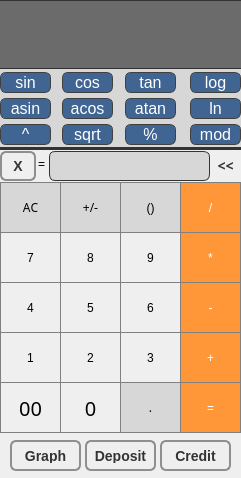
<?xml version="1.0" encoding="UTF-8"?>
<ui version="4.0">
 <class>MainWindow</class>
 <widget class="QMainWindow" name="MainWindow">
  <property name="geometry">
   <rect>
    <x>0</x>
    <y>0</y>
    <width>241</width>
    <height>478</height>
   </rect>
  </property>
  <property name="windowTitle">
   <string>SmartCalc</string>
  </property>
  <widget class="QWidget" name="centralwidget">
   <widget class="QPushButton" name="pushButton_7">
    <property name="geometry">
     <rect>
      <x>0</x>
      <y>232</y>
      <width>61</width>
      <height>51</height>
     </rect>
    </property>
    <property name="styleSheet">
     <string notr="true">QPushButton {
	border: 1px solid gray;
}
QPushButton:pressed {
	background-color: qlineargradient(x1: 0, y1: 0, x2: 0, y2: 1, stop: 0 #dadbde, stop: 1 #f6f7fa);
}</string>
    </property>
    <property name="text">
     <string>7</string>
    </property>
   </widget>
   <widget class="QPushButton" name="pushButton_8">
    <property name="geometry">
     <rect>
      <x>60</x>
      <y>232</y>
      <width>61</width>
      <height>51</height>
     </rect>
    </property>
    <property name="styleSheet">
     <string notr="true">QPushButton {
	border: 1px solid gray;
}
QPushButton:pressed {
	background-color: qlineargradient(x1: 0, y1: 0, x2: 0, y2: 1, stop: 0 #dadbde, stop: 1 #f6f7fa);
}</string>
    </property>
    <property name="text">
     <string>8</string>
    </property>
   </widget>
   <widget class="QPushButton" name="pushButton_9">
    <property name="geometry">
     <rect>
      <x>120</x>
      <y>232</y>
      <width>61</width>
      <height>51</height>
     </rect>
    </property>
    <property name="styleSheet">
     <string notr="true">QPushButton {
	border: 1px solid gray;
}
QPushButton:pressed {
	background-color: qlineargradient(x1: 0, y1: 0, x2: 0, y2: 1, stop: 0 #dadbde, stop: 1 #f6f7fa);
}</string>
    </property>
    <property name="text">
     <string>9</string>
    </property>
   </widget>
   <widget class="QPushButton" name="pushButton_multiply">
    <property name="geometry">
     <rect>
      <x>180</x>
      <y>232</y>
      <width>61</width>
      <height>51</height>
     </rect>
    </property>
    <property name="styleSheet">
     <string notr="true">QPushButton {
	background-color: rgb(255, 151, 57);
	color: white;
	border: 1px solid gray;
}

QPushButton:pressed {
	background-color: qlineargradient(x1: 0, y1: 0, x2: 0, y2: 1, stop: 0 #FF7832, stop: 1 #FF9739);
}</string>
    </property>
    <property name="text">
     <string>*</string>
    </property>
   </widget>
   <widget class="QPushButton" name="pushButton_6">
    <property name="geometry">
     <rect>
      <x>120</x>
      <y>282</y>
      <width>61</width>
      <height>51</height>
     </rect>
    </property>
    <property name="styleSheet">
     <string notr="true">QPushButton {
	border: 1px solid gray;
}
QPushButton:pressed {
	background-color: qlineargradient(x1: 0, y1: 0, x2: 0, y2: 1, stop: 0 #dadbde, stop: 1 #f6f7fa);
}</string>
    </property>
    <property name="text">
     <string>6</string>
    </property>
   </widget>
   <widget class="QPushButton" name="pushButton_minus">
    <property name="geometry">
     <rect>
      <x>180</x>
      <y>282</y>
      <width>61</width>
      <height>51</height>
     </rect>
    </property>
    <property name="styleSheet">
     <string notr="true">QPushButton {
	background-color: rgb(255, 151, 57);
	color: white;
	border: 1px solid gray;
}

QPushButton:pressed {
	background-color: qlineargradient(x1: 0, y1: 0, x2: 0, y2: 1, stop: 0 #FF7832, stop: 1 #FF9739);
}</string>
    </property>
    <property name="text">
     <string>-</string>
    </property>
   </widget>
   <widget class="QPushButton" name="pushButton_4">
    <property name="geometry">
     <rect>
      <x>0</x>
      <y>282</y>
      <width>61</width>
      <height>51</height>
     </rect>
    </property>
    <property name="styleSheet">
     <string notr="true">QPushButton {
	border: 1px solid gray;
}
QPushButton:pressed {
	background-color: qlineargradient(x1: 0, y1: 0, x2: 0, y2: 1, stop: 0 #dadbde, stop: 1 #f6f7fa);
}</string>
    </property>
    <property name="text">
     <string>4</string>
    </property>
   </widget>
   <widget class="QPushButton" name="pushButton_5">
    <property name="geometry">
     <rect>
      <x>60</x>
      <y>282</y>
      <width>61</width>
      <height>51</height>
     </rect>
    </property>
    <property name="styleSheet">
     <string notr="true">QPushButton {
	border: 1px solid gray;
}
QPushButton:pressed {
	background-color: qlineargradient(x1: 0, y1: 0, x2: 0, y2: 1, stop: 0 #dadbde, stop: 1 #f6f7fa);
}</string>
    </property>
    <property name="text">
     <string>5</string>
    </property>
   </widget>
   <widget class="QPushButton" name="pushButton_3">
    <property name="geometry">
     <rect>
      <x>120</x>
      <y>332</y>
      <width>61</width>
      <height>51</height>
     </rect>
    </property>
    <property name="styleSheet">
     <string notr="true">QPushButton {
	border: 1px solid gray;
}
QPushButton:pressed {
	background-color: qlineargradient(x1: 0, y1: 0, x2: 0, y2: 1, stop: 0 #dadbde, stop: 1 #f6f7fa);
}</string>
    </property>
    <property name="text">
     <string>3</string>
    </property>
   </widget>
   <widget class="QPushButton" name="pushButton_plus">
    <property name="geometry">
     <rect>
      <x>180</x>
      <y>332</y>
      <width>61</width>
      <height>51</height>
     </rect>
    </property>
    <property name="styleSheet">
     <string notr="true">QPushButton {
	background-color: rgb(255, 151, 57);
	color: white;
	border: 1px solid gray;
}

QPushButton:pressed {
	background-color: qlineargradient(x1: 0, y1: 0, x2: 0, y2: 1, stop: 0 #FF7832, stop: 1 #FF9739);
}</string>
    </property>
    <property name="text">
     <string>+</string>
    </property>
   </widget>
   <widget class="QPushButton" name="pushButton_1">
    <property name="geometry">
     <rect>
      <x>0</x>
      <y>332</y>
      <width>61</width>
      <height>51</height>
     </rect>
    </property>
    <property name="styleSheet">
     <string notr="true">QPushButton {
	border: 1px solid gray;
}
QPushButton:pressed {
	background-color: qlineargradient(x1: 0, y1: 0, x2: 0, y2: 1, stop: 0 #dadbde, stop: 1 #f6f7fa);
}</string>
    </property>
    <property name="text">
     <string>1</string>
    </property>
   </widget>
   <widget class="QPushButton" name="pushButton_2">
    <property name="geometry">
     <rect>
      <x>60</x>
      <y>332</y>
      <width>61</width>
      <height>51</height>
     </rect>
    </property>
    <property name="styleSheet">
     <string notr="true">QPushButton {
	border: 1px solid gray;
}
QPushButton:pressed {
	background-color: qlineargradient(x1: 0, y1: 0, x2: 0, y2: 1, stop: 0 #dadbde, stop: 1 #f6f7fa);
}</string>
    </property>
    <property name="text">
     <string>2</string>
    </property>
   </widget>
   <widget class="QPushButton" name="pushButton_dot">
    <property name="geometry">
     <rect>
      <x>120</x>
      <y>382</y>
      <width>61</width>
      <height>51</height>
     </rect>
    </property>
    <property name="font">
     <font>
      <family>Academy Engraved LET</family>
     </font>
    </property>
    <property name="styleSheet">
     <string notr="true">QPushButton {
	background-color: rgb(215, 215, 215);
	border: 1px solid gray;
}
QPushButton:pressed {
	background-color: qlineargradient(x1: 0, y1: 0, x2: 0,  y2: 1, stop: 0 #BEBEBE, stop: 1 #D7D7D7);
}</string>
    </property>
    <property name="text">
     <string>.</string>
    </property>
   </widget>
   <widget class="QPushButton" name="pushButton_equal">
    <property name="geometry">
     <rect>
      <x>180</x>
      <y>382</y>
      <width>61</width>
      <height>51</height>
     </rect>
    </property>
    <property name="styleSheet">
     <string notr="true">QPushButton {
	background-color: rgb(255, 151, 57);
	color: white;
	border: 1px solid gray;
}

QPushButton:pressed {
	background-color: qlineargradient(x1: 0, y1: 0, x2: 0, y2: 1, stop: 0 #FF7832, stop: 1 #FF9739);
}</string>
    </property>
    <property name="text">
     <string>=</string>
    </property>
   </widget>
   <widget class="QPushButton" name="pushButton_0">
    <property name="geometry">
     <rect>
      <x>60</x>
      <y>382</y>
      <width>61</width>
      <height>51</height>
     </rect>
    </property>
    <property name="font">
     <font>
      <family>Academy Engraved LET</family>
      <pointsize>15</pointsize>
     </font>
    </property>
    <property name="styleSheet">
     <string notr="true">QPushButton {
	border: 1px solid gray;
}
QPushButton:pressed {
	background-color: qlineargradient(x1: 0, y1: 0, x2: 0, y2: 1, stop: 0 #dadbde, stop: 1 #f6f7fa);
}</string>
    </property>
    <property name="text">
     <string>0</string>
    </property>
   </widget>
   <widget class="QPushButton" name="pushButton_back">
    <property name="geometry">
     <rect>
      <x>210</x>
      <y>151</y>
      <width>31</width>
      <height>30</height>
     </rect>
    </property>
    <property name="font">
     <font>
      <family>Academy Engraved LET</family>
      <pointsize>-1</pointsize>
      <italic>false</italic>
      <bold>true</bold>
     </font>
    </property>
    <property name="styleSheet">
     <string notr="true">QPushButton {
    /* Основные настройки */

    background-color:  qlineargradient(x1:0, y1:0, x2:0, y2:1,
                                      stop:0 #f6f7fa, stop:1 #dadbde);
    min-width: 10px;
    min-height: 5px;
    border-radius: 6px;

    /* Текст и шрифт */
    color: #333;
    font: bold 14px;
    padding: 6px;
}

QPushButton:hover {
    /* Изменения при наведении курсора */
    background-color: qlineargradient(x1:0, y1:0, x2:0, y2:1,
                                      stop:0 #dadbde, stop:1 #FF9739);
}

QPushButton:pressed {
    /* Изменения при нажатии */
    background-color: qlineargradient(x1:0, y1:0, x2:0, y2:1,
                                      stop:0 #30333c, stop:1 #6794CA);
    color: white;
}
</string>
    </property>
    <property name="text">
     <string>&lt;&lt;</string>
    </property>
   </widget>
   <widget class="QPushButton" name="pushButton_divide">
    <property name="geometry">
     <rect>
      <x>180</x>
      <y>182</y>
      <width>61</width>
      <height>51</height>
     </rect>
    </property>
    <property name="styleSheet">
     <string notr="true">QPushButton {
	background-color: rgb(255, 151, 57);
	color: white;
	border: 1px solid gray;
}

QPushButton:pressed {
	background-color: qlineargradient(x1: 0, y1: 0, x2: 0, y2: 1, stop: 0 #FF7832, stop: 1 #FF9739);
}</string>
    </property>
    <property name="text">
     <string>/</string>
    </property>
   </widget>
   <widget class="QPushButton" name="pushButton_AC">
    <property name="geometry">
     <rect>
      <x>0</x>
      <y>182</y>
      <width>61</width>
      <height>51</height>
     </rect>
    </property>
    <property name="font">
     <font>
      <family>Academy Engraved LET</family>
     </font>
    </property>
    <property name="styleSheet">
     <string notr="true">QPushButton {
	background-color: rgb(215, 215, 215);
	border: 1px solid gray;
}
QPushButton:pressed {
	background-color: qlineargradient(x1: 0, y1: 0, x2: 0,  y2: 1, stop: 0 #BEBEBE, stop: 1 #D7D7D7);
}</string>
    </property>
    <property name="text">
     <string>АС</string>
    </property>
   </widget>
   <widget class="QPushButton" name="pushButton_signChange">
    <property name="geometry">
     <rect>
      <x>60</x>
      <y>182</y>
      <width>61</width>
      <height>51</height>
     </rect>
    </property>
    <property name="font">
     <font>
      <family>Academy Engraved LET</family>
     </font>
    </property>
    <property name="styleSheet">
     <string notr="true">QPushButton {
	background-color: rgb(215, 215, 215);
	border: 1px solid gray;
}
QPushButton:pressed {
	background-color: qlineargradient(x1: 0, y1: 0, x2: 0,  y2: 1, stop: 0 #BEBEBE, stop: 1 #D7D7D7);
}</string>
    </property>
    <property name="text">
     <string>+/-</string>
    </property>
   </widget>
   <widget class="QLabel" name="result_show">
    <property name="geometry">
     <rect>
      <x>-1</x>
      <y>0</y>
      <width>252</width>
      <height>69</height>
     </rect>
    </property>
    <property name="font">
     <font>
      <family>Digital-7</family>
      <pointsize>30</pointsize>
     </font>
    </property>
    <property name="styleSheet">
     <string notr="true">QLabel {
	qproperty-alignment: 'AlignVCenter | AlignRight';
    color: white; /* Цвет текста */
    background-color: #6b6b6b; /* Фоновый цвет */
    font-family: 'Digital-7', Monospace; /* Шрифты */
    font-size: 30pt; /* Размер шрифта */
    padding: 8px; /* Внутренние отступы */
    border: 1px solid #333; /* Граница вокруг QLabel */
}
</string>
    </property>
    <property name="text">
     <string/>
    </property>
    <property name="wordWrap">
     <bool>true</bool>
    </property>
   </widget>
   <widget class="QPushButton" name="pushButton_brackets">
    <property name="geometry">
     <rect>
      <x>120</x>
      <y>182</y>
      <width>61</width>
      <height>51</height>
     </rect>
    </property>
    <property name="styleSheet">
     <string notr="true">QPushButton {
	background-color: rgb(215, 215, 215);
	border: 1px solid gray;
}
QPushButton:pressed {
	background-color: qlineargradient(x1: 0, y1: 0, x2: 0,  y2: 1, stop: 0 #BEBEBE, stop: 1 #D7D7D7);
}</string>
    </property>
    <property name="text">
     <string>()</string>
    </property>
   </widget>
   <widget class="QPushButton" name="pushButton_loan">
    <property name="geometry">
     <rect>
      <x>160</x>
      <y>440</y>
      <width>71</width>
      <height>31</height>
     </rect>
    </property>
    <property name="styleSheet">
     <string notr="true">QPushButton {
    /* Основные настройки */
    border: 2px solid #8f8f91;
    border-radius: 6px;
    background-color: qlineargradient(x1:0, y1:0, x2:0, y2:1,
                                      stop:0 #f6f7fa, stop:1 #dadbde);
    min-width: 40px;
    min-height: 10px;

    /* Текст и шрифт */
    color: #333;
    font: bold 14px;
    padding: 6px;
}

QPushButton:hover {
    /* Изменения при наведении курсора */
    border: 2px solid #FF7832;
    background-color: qlineargradient(x1:0, y1:0, x2:0, y2:1,
                                      stop:0 #dadbde, stop:1 #FF9739);
}

QPushButton:pressed {
    /* Изменения при нажатии */
    background-color: qlineargradient(x1:0, y1:0, x2:0, y2:1,
                                      stop:0 #FF7832, stop:1 #FF9739);
    color: white;
}
</string>
    </property>
    <property name="text">
     <string>Credit</string>
    </property>
   </widget>
   <widget class="QPushButton" name="pushButton_deposit">
    <property name="geometry">
     <rect>
      <x>85</x>
      <y>440</y>
      <width>71</width>
      <height>31</height>
     </rect>
    </property>
    <property name="styleSheet">
     <string notr="true">QPushButton {
    /* Основные настройки */
    border: 2px solid #8f8f91;
    border-radius: 6px;
    background-color: qlineargradient(x1:0, y1:0, x2:0, y2:1,
                                      stop:0 #f6f7fa, stop:1 #dadbde);
    min-width: 40px;
    min-height: 10px;

    /* Текст и шрифт */
    color: #333;
    font: bold 14px;
    padding: 6px;
}

QPushButton:hover {
    /* Изменения при наведении курсора */
    border: 2px solid #FF7832;
    background-color: qlineargradient(x1:0, y1:0, x2:0, y2:1,
                                      stop:0 #dadbde, stop:1 #FF9739);
}

QPushButton:pressed {
    /* Изменения при нажатии */
    background-color: qlineargradient(x1:0, y1:0, x2:0, y2:1,
                                      stop:0 #FF7832, stop:1 #FF9739);
    color: white;
}
</string>
    </property>
    <property name="text">
     <string>Deposit</string>
    </property>
   </widget>
   <widget class="QPushButton" name="pushButton_00">
    <property name="geometry">
     <rect>
      <x>0</x>
      <y>382</y>
      <width>61</width>
      <height>51</height>
     </rect>
    </property>
    <property name="font">
     <font>
      <family>Academy Engraved LET</family>
      <pointsize>15</pointsize>
     </font>
    </property>
    <property name="styleSheet">
     <string notr="true">QPushButton {
	border: 1px solid gray;
}
QPushButton:pressed {
	background-color: qlineargradient(x1: 0, y1: 0, x2: 0, y2: 1, stop: 0 #dadbde, stop: 1 #f6f7fa);
}</string>
    </property>
    <property name="text">
     <string>00</string>
    </property>
   </widget>
   <widget class="QLabel" name="background_grey">
    <property name="geometry">
     <rect>
      <x>-430</x>
      <y>-11</y>
      <width>681</width>
      <height>161</height>
     </rect>
    </property>
    <property name="font">
     <font>
      <family>Digital-7</family>
      <pointsize>30</pointsize>
     </font>
    </property>
    <property name="autoFillBackground">
     <bool>false</bool>
    </property>
    <property name="styleSheet">
     <string notr="true">QLabel {
	qproperty-alignment: 'AlignVCenter | AlignRight';
    color: white; /* Цвет текста */
    background-color: rgb(215, 215, 215); /* Фоновый цвет */
    font-family: 'Digital-7', Monospace; /* Шрифты */
    font-size: 30pt; /* Размер шрифта */
    padding: 8px; /* Внутренние отступы */
    border: 3px solid #333; /* Граница вокруг QLabel */
}
</string>
    </property>
    <property name="text">
     <string/>
    </property>
    <property name="wordWrap">
     <bool>true</bool>
    </property>
   </widget>
   <widget class="QPushButton" name="pushButton_graph">
    <property name="geometry">
     <rect>
      <x>10</x>
      <y>440</y>
      <width>71</width>
      <height>31</height>
     </rect>
    </property>
    <property name="styleSheet">
     <string notr="true">QPushButton {
    /* Основные настройки */
    border: 2px solid #8f8f91;
    border-radius: 6px;
    background-color: qlineargradient(x1:0, y1:0, x2:0, y2:1,
                                      stop:0 #f6f7fa, stop:1 #dadbde);
    min-width: 40px;
    min-height: 10px;

    /* Текст и шрифт */
    color: #333;
    font: bold 14px;
    padding: 6px;
}

QPushButton:hover {
    /* Изменения при наведении курсора */
    border: 2px solid #FF7832;
    background-color: qlineargradient(x1:0, y1:0, x2:0, y2:1,
                                      stop:0 #dadbde, stop:1 #FF9739);
}

QPushButton:pressed {
    /* Изменения при нажатии */
    background-color: qlineargradient(x1:0, y1:0, x2:0, y2:1,
                                      stop:0 #FF7832, stop:1 #FF9739);
    color: white;
}
</string>
    </property>
    <property name="text">
     <string>Graph</string>
    </property>
   </widget>
   <widget class="QPushButton" name="pushButton_X">
    <property name="geometry">
     <rect>
      <x>0</x>
      <y>151</y>
      <width>36</width>
      <height>30</height>
     </rect>
    </property>
    <property name="styleSheet">
     <string notr="true">QPushButton {
    /* Основные настройки */
    border: 2px solid #8f8f91;
    border-radius: 6px;
    background-color: qlineargradient(x1:0, y1:0, x2:0, y2:1,
                                      stop:0 #f6f7fa, stop:1 #dadbde);
    min-width: 20px;
    min-height: 10px;

    /* Текст и шрифт */
    color: #333;
    font: bold 14px;
    padding: 6px;
}

QPushButton:hover {
    /* Изменения при наведении курсора */
    border: 2px solid #FF7832;
    background-color: qlineargradient(x1:0, y1:0, x2:0, y2:1,
                                      stop:0 #dadbde, stop:1 #FF9739);
}

QPushButton:pressed {
    /* Изменения при нажатии */
    background-color: qlineargradient(x1:0, y1:0, x2:0, y2:1,
                                      stop:0 #FF7832, stop:1 #FF9739);
    color: white;
}
</string>
    </property>
    <property name="text">
     <string>X</string>
    </property>
   </widget>
   <widget class="QLabel" name="label_equal">
    <property name="geometry">
     <rect>
      <x>38</x>
      <y>156</y>
      <width>16</width>
      <height>16</height>
     </rect>
    </property>
    <property name="text">
     <string>=</string>
    </property>
   </widget>
   <widget class="QPushButton" name="pushButton_X_2">
    <property name="geometry">
     <rect>
      <x>0</x>
      <y>72</y>
      <width>51</width>
      <height>21</height>
     </rect>
    </property>
    <property name="styleSheet">
     <string notr="true">QPushButton {
    background-color: #406592; 
    color: white; /* Белый текст */
    border-radius: 6px; /* Слегка скругленные углы */
    font-size: 16px; /* Размер шрифта */
    font-family: 'Segoe UI', Arial, sans-serif; /* Шрифт */
    border: 1px solid #404040; /* Тонкая граница */
    text-align: center; /* Выравнивание текста */
}

QPushButton:hover {
    background-color: #72aad6; /* Немного светлее при наведении */
}

QPushButton:pressed {
    background-color: #707070; /* Чуть темнее при нажатии */
    border: 1px solid #303030; /* Темнее граница при нажатии */
}
</string>
    </property>
    <property name="text">
     <string>sin</string>
    </property>
   </widget>
   <widget class="QPushButton" name="pushButton_X_3">
    <property name="geometry">
     <rect>
      <x>62</x>
      <y>72</y>
      <width>51</width>
      <height>21</height>
     </rect>
    </property>
    <property name="styleSheet">
     <string notr="true">QPushButton {
    background-color: #406592; 
    color: white; /* Белый текст */
    border-radius: 6px; /* Слегка скругленные углы */
    font-size: 16px; /* Размер шрифта */
    font-family: 'Segoe UI', Arial, sans-serif; /* Шрифт */
    border: 1px solid #404040; /* Тонкая граница */
    text-align: center; /* Выравнивание текста */
}

QPushButton:hover {
    background-color: #72aad6; /* Немного светлее при наведении */
}

QPushButton:pressed {
    background-color: #707070; /* Чуть темнее при нажатии */
    border: 1px solid #303030; /* Темнее граница при нажатии */
}
</string>
    </property>
    <property name="text">
     <string>cos</string>
    </property>
   </widget>
   <widget class="QPushButton" name="pushButton_X_4">
    <property name="geometry">
     <rect>
      <x>125</x>
      <y>72</y>
      <width>51</width>
      <height>21</height>
     </rect>
    </property>
    <property name="styleSheet">
     <string notr="true">QPushButton {
    background-color: #406592; 
    color: white; /* Белый текст */
    border-radius: 6px; /* Слегка скругленные углы */
    font-size: 16px; /* Размер шрифта */
    font-family: 'Segoe UI', Arial, sans-serif; /* Шрифт */
    border: 1px solid #404040; /* Тонкая граница */
    text-align: center; /* Выравнивание текста */
}

QPushButton:hover {
    background-color: #72aad6; /* Немного светлее при наведении */
}

QPushButton:pressed {
    background-color: #707070; /* Чуть темнее при нажатии */
    border: 1px solid #303030; /* Темнее граница при нажатии */
}
</string>
    </property>
    <property name="text">
     <string>tan</string>
    </property>
   </widget>
   <widget class="QPushButton" name="pushButton_X_5">
    <property name="geometry">
     <rect>
      <x>0</x>
      <y>98</y>
      <width>51</width>
      <height>21</height>
     </rect>
    </property>
    <property name="styleSheet">
     <string notr="true">QPushButton {
    background-color: #406592; 
    color: white; /* Белый текст */
    border-radius: 6px; /* Слегка скругленные углы */
    font-size: 16px; /* Размер шрифта */
    font-family: 'Segoe UI', Arial, sans-serif; /* Шрифт */
    border: 1px solid #404040; /* Тонкая граница */
    text-align: center; /* Выравнивание текста */
}

QPushButton:hover {
    background-color: #72aad6; /* Немного светлее при наведении */
}

QPushButton:pressed {
    background-color: #707070; /* Чуть темнее при нажатии */
    border: 1px solid #303030; /* Темнее граница при нажатии */
}
</string>
    </property>
    <property name="text">
     <string>asin</string>
    </property>
   </widget>
   <widget class="QPushButton" name="pushButton_X_6">
    <property name="geometry">
     <rect>
      <x>62</x>
      <y>98</y>
      <width>51</width>
      <height>21</height>
     </rect>
    </property>
    <property name="styleSheet">
     <string notr="true">QPushButton {
    background-color: #406592; 
    color: white; /* Белый текст */
    border-radius: 6px; /* Слегка скругленные углы */
    font-size: 16px; /* Размер шрифта */
    font-family: 'Segoe UI', Arial, sans-serif; /* Шрифт */
    border: 1px solid #404040; /* Тонкая граница */
    text-align: center; /* Выравнивание текста */
}

QPushButton:hover {
    background-color: #72aad6; /* Немного светлее при наведении */
}

QPushButton:pressed {
    background-color: #707070; /* Чуть темнее при нажатии */
    border: 1px solid #303030; /* Темнее граница при нажатии */
}
</string>
    </property>
    <property name="text">
     <string>acos</string>
    </property>
   </widget>
   <widget class="QPushButton" name="pushButton_X_7">
    <property name="geometry">
     <rect>
      <x>125</x>
      <y>98</y>
      <width>51</width>
      <height>21</height>
     </rect>
    </property>
    <property name="styleSheet">
     <string notr="true">QPushButton {
    background-color: #406592; 
    color: white; /* Белый текст */
    border-radius: 6px; /* Слегка скругленные углы */
    font-size: 16px; /* Размер шрифта */
    font-family: 'Segoe UI', Arial, sans-serif; /* Шрифт */
    border: 1px solid #404040; /* Тонкая граница */
    text-align: center; /* Выравнивание текста */
}

QPushButton:hover {
    background-color: #72aad6; /* Немного светлее при наведении */
}

QPushButton:pressed {
    background-color: #707070; /* Чуть темнее при нажатии */
    border: 1px solid #303030; /* Темнее граница при нажатии */
}
</string>
    </property>
    <property name="text">
     <string>atan</string>
    </property>
   </widget>
   <widget class="QPushButton" name="pushButton_X_8">
    <property name="geometry">
     <rect>
      <x>0</x>
      <y>124</y>
      <width>51</width>
      <height>21</height>
     </rect>
    </property>
    <property name="styleSheet">
     <string notr="true">QPushButton {
    background-color: #406592; 
    color: white; /* Белый текст */
    border-radius: 6px; /* Слегка скругленные углы */
    font-size: 16px; /* Размер шрифта */
    font-family: 'Segoe UI', Arial, sans-serif; /* Шрифт */
    border: 1px solid #404040; /* Тонкая граница */
    text-align: center; /* Выравнивание текста */
}

QPushButton:hover {
    background-color: #72aad6; /* Немного светлее при наведении */
}

QPushButton:pressed {
    background-color: #707070; /* Чуть темнее при нажатии */
    border: 1px solid #303030; /* Темнее граница при нажатии */
}
</string>
    </property>
    <property name="text">
     <string>^</string>
    </property>
   </widget>
   <widget class="QPushButton" name="pushButton_X_9">
    <property name="geometry">
     <rect>
      <x>62</x>
      <y>124</y>
      <width>51</width>
      <height>21</height>
     </rect>
    </property>
    <property name="styleSheet">
     <string notr="true">QPushButton {
    background-color: #406592; 
    color: white; /* Белый текст */
    border-radius: 6px; /* Слегка скругленные углы */
    font-size: 16px; /* Размер шрифта */
    font-family: 'Segoe UI', Arial, sans-serif; /* Шрифт */
    border: 1px solid #404040; /* Тонкая граница */
    text-align: center; /* Выравнивание текста */
}

QPushButton:hover {
    background-color: #72aad6; /* Немного светлее при наведении */
}

QPushButton:pressed {
    background-color: #707070; /* Чуть темнее при нажатии */
    border: 1px solid #303030; /* Темнее граница при нажатии */
}
</string>
    </property>
    <property name="text">
     <string>sqrt</string>
    </property>
   </widget>
   <widget class="QPushButton" name="pushButton_X_10">
    <property name="geometry">
     <rect>
      <x>125</x>
      <y>124</y>
      <width>51</width>
      <height>21</height>
     </rect>
    </property>
    <property name="styleSheet">
     <string notr="true">QPushButton {
    background-color: #406592; 
    color: white; /* Белый текст */
    border-radius: 6px; /* Слегка скругленные углы */
    font-size: 16px; /* Размер шрифта */
    font-family: 'Segoe UI', Arial, sans-serif; /* Шрифт */
    border: 1px solid #404040; /* Тонкая граница */
    text-align: center; /* Выравнивание текста */
}

QPushButton:hover {
    background-color: #72aad6; /* Немного светлее при наведении */
}

QPushButton:pressed {
    background-color: #707070; /* Чуть темнее при нажатии */
    border: 1px solid #303030; /* Темнее граница при нажатии */
}
</string>
    </property>
    <property name="text">
     <string>%</string>
    </property>
   </widget>
   <widget class="QPushButton" name="pushButton_X_11">
    <property name="geometry">
     <rect>
      <x>190</x>
      <y>72</y>
      <width>51</width>
      <height>21</height>
     </rect>
    </property>
    <property name="styleSheet">
     <string notr="true">QPushButton {
    background-color: #406592; 
    color: white; /* Белый текст */
    border-radius: 6px; /* Слегка скругленные углы */
    font-size: 16px; /* Размер шрифта */
    font-family: 'Segoe UI', Arial, sans-serif; /* Шрифт */
    border: 1px solid #404040; /* Тонкая граница */
    text-align: center; /* Выравнивание текста */
}

QPushButton:hover {
    background-color: #72aad6; /* Немного светлее при наведении */
}

QPushButton:pressed {
    background-color: #707070; /* Чуть темнее при нажатии */
    border: 1px solid #303030; /* Темнее граница при нажатии */
}
</string>
    </property>
    <property name="text">
     <string>log</string>
    </property>
   </widget>
   <widget class="QPushButton" name="pushButton_X_12">
    <property name="geometry">
     <rect>
      <x>190</x>
      <y>98</y>
      <width>51</width>
      <height>21</height>
     </rect>
    </property>
    <property name="styleSheet">
     <string notr="true">QPushButton {
    background-color: #406592; 
    color: white; /* Белый текст */
    border-radius: 6px; /* Слегка скругленные углы */
    font-size: 16px; /* Размер шрифта */
    font-family: 'Segoe UI', Arial, sans-serif; /* Шрифт */
    border: 1px solid #404040; /* Тонкая граница */
    text-align: center; /* Выравнивание текста */
}

QPushButton:hover {
    background-color: #72aad6; /* Немного светлее при наведении */
}

QPushButton:pressed {
    background-color: #707070; /* Чуть темнее при нажатии */
    border: 1px solid #303030; /* Темнее граница при нажатии */
}
</string>
    </property>
    <property name="text">
     <string>ln</string>
    </property>
   </widget>
   <widget class="QPushButton" name="pushButton_X_13">
    <property name="geometry">
     <rect>
      <x>190</x>
      <y>124</y>
      <width>51</width>
      <height>21</height>
     </rect>
    </property>
    <property name="styleSheet">
     <string notr="true">QPushButton {
    background-color: #406592; 
    color: white; /* Белый текст */
    border-radius: 6px; /* Слегка скругленные углы */
    font-size: 16px; /* Размер шрифта */
    font-family: 'Segoe UI', Arial, sans-serif; /* Шрифт */
    border: 1px solid #404040; /* Тонкая граница */
    text-align: center; /* Выравнивание текста */
}

QPushButton:hover {
    background-color: #72aad6; /* Немного светлее при наведении */
}

QPushButton:pressed {
    background-color: #707070; /* Чуть темнее при нажатии */
    border: 1px solid #303030; /* Темнее граница при нажатии */
}
</string>
    </property>
    <property name="text">
     <string>mod</string>
    </property>
   </widget>
   <widget class="QLabel" name="result_show_2">
    <property name="geometry">
     <rect>
      <x>49</x>
      <y>151</y>
      <width>161</width>
      <height>30</height>
     </rect>
    </property>
    <property name="font">
     <font>
      <family>Digital-7</family>
      <pointsize>20</pointsize>
     </font>
    </property>
    <property name="styleSheet">
     <string notr="true">QLabel {
	qproperty-alignment: 'AlignVCenter | AlignRight';
    color: white; /* Цвет текста */
    background-color: rgb(215, 215, 215); /* Фоновый цвет */
	border-radius: 6px; 
    font-family: 'Digital-7', Monospace; /* Шрифты */
    font-size: 20pt; /* Размер шрифта */
    padding: 8px; /* Внутренние отступы */
    border: 1px solid #333; /* Граница вокруг QLabel */
}
</string>
    </property>
    <property name="text">
     <string/>
    </property>
    <property name="wordWrap">
     <bool>true</bool>
    </property>
   </widget>
   <zorder>pushButton_back</zorder>
   <zorder>background_grey</zorder>
   <zorder>pushButton_7</zorder>
   <zorder>pushButton_8</zorder>
   <zorder>pushButton_9</zorder>
   <zorder>pushButton_multiply</zorder>
   <zorder>pushButton_6</zorder>
   <zorder>pushButton_minus</zorder>
   <zorder>pushButton_4</zorder>
   <zorder>pushButton_5</zorder>
   <zorder>pushButton_3</zorder>
   <zorder>pushButton_plus</zorder>
   <zorder>pushButton_1</zorder>
   <zorder>pushButton_2</zorder>
   <zorder>pushButton_dot</zorder>
   <zorder>pushButton_equal</zorder>
   <zorder>pushButton_0</zorder>
   <zorder>pushButton_divide</zorder>
   <zorder>pushButton_AC</zorder>
   <zorder>pushButton_signChange</zorder>
   <zorder>result_show</zorder>
   <zorder>pushButton_brackets</zorder>
   <zorder>pushButton_loan</zorder>
   <zorder>pushButton_deposit</zorder>
   <zorder>pushButton_00</zorder>
   <zorder>pushButton_graph</zorder>
   <zorder>pushButton_X</zorder>
   <zorder>label_equal</zorder>
   <zorder>pushButton_X_2</zorder>
   <zorder>pushButton_X_3</zorder>
   <zorder>pushButton_X_4</zorder>
   <zorder>pushButton_X_5</zorder>
   <zorder>pushButton_X_6</zorder>
   <zorder>pushButton_X_7</zorder>
   <zorder>pushButton_X_8</zorder>
   <zorder>pushButton_X_9</zorder>
   <zorder>pushButton_X_10</zorder>
   <zorder>pushButton_X_11</zorder>
   <zorder>pushButton_X_12</zorder>
   <zorder>pushButton_X_13</zorder>
   <zorder>result_show_2</zorder>
  </widget>
 </widget>
 <resources/>
 <connections/>
</ui>
